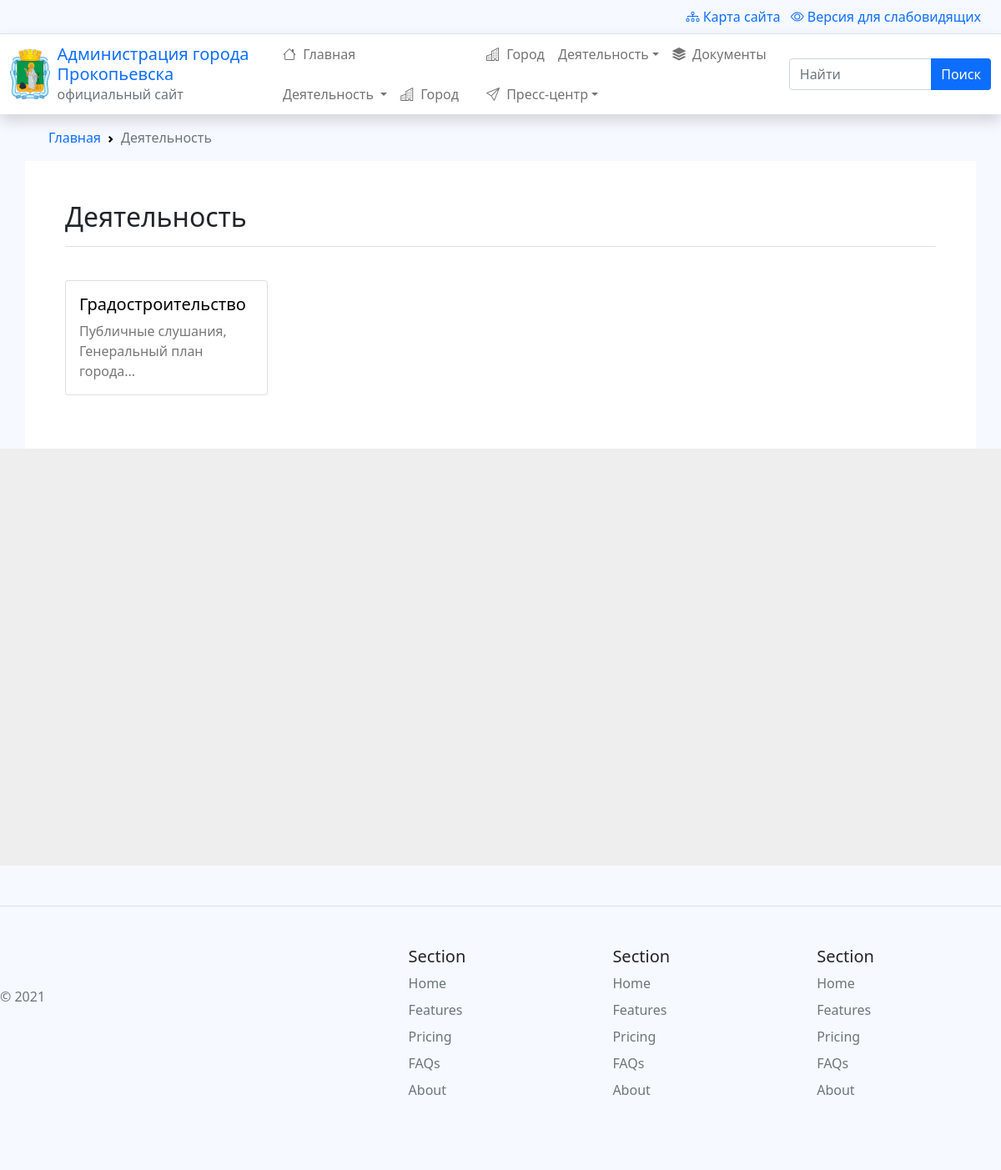
The page /activity/ on the database as committed earlier.
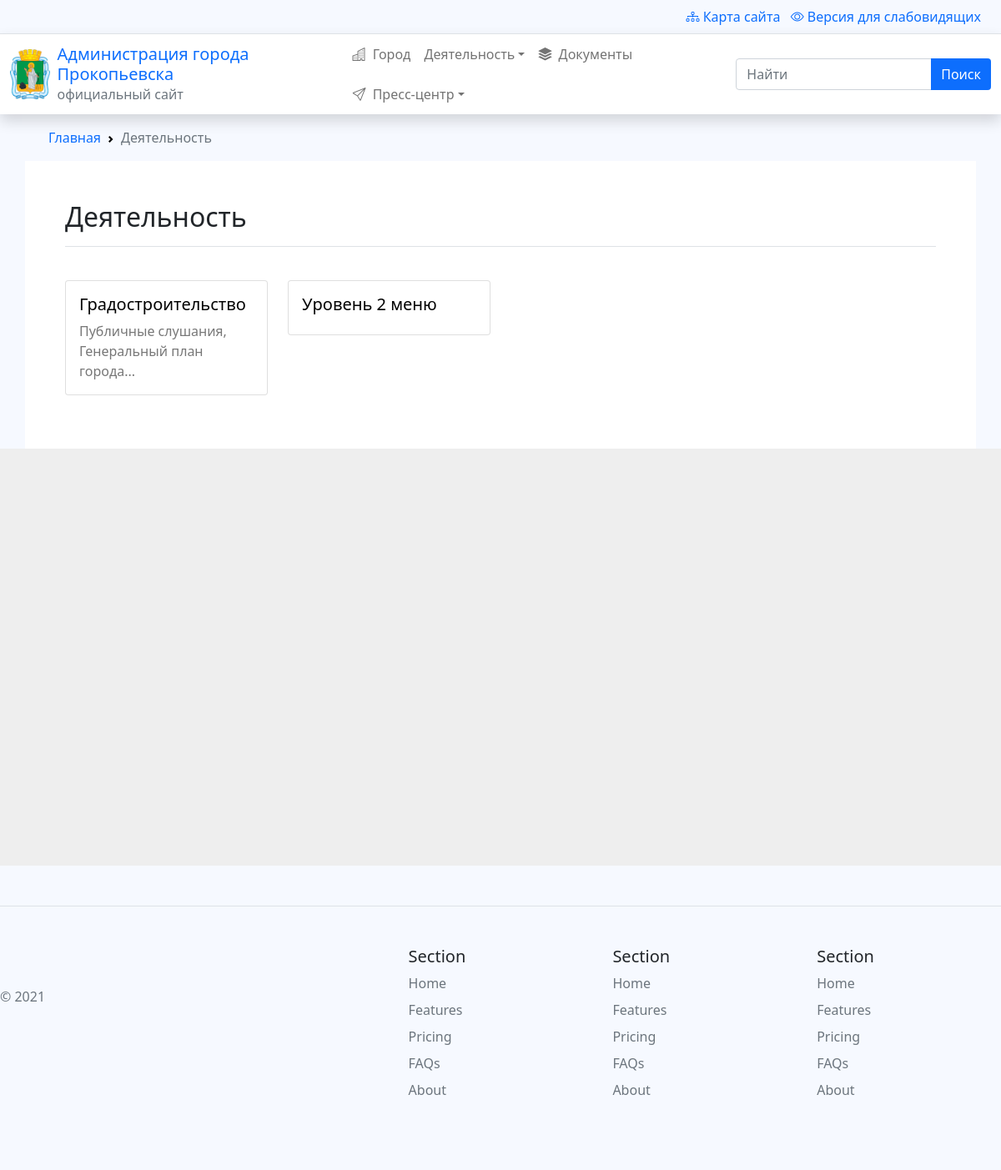
The same page on the database as committed later.
### menus/models.py (models this page shows, shortened)
class Menu(models.Model):
    title = models.CharField(max_length=100, verbose_name="Название")
    alias = models.SlugField(blank=True, unique=True,
                             max_length=100, help_text="Краткое название транслитом через тире (пример: 'kratkoe-nazvanie-translitom'). Чем короче тем лучше. Для автоматического заполнения - оставьте пустым.")
    parent = models.ForeignKey(
        'Menu', on_delete=models.CASCADE, blank=True, null=True, verbose_name="Родитель")
    level = models.PositiveSmallIntegerField(default=1, blank=True, null=True)
    is_published = models.BooleanField(default=True, verbose_name="Опубликовано")
    is_fixed = models.BooleanField(default=False, verbose_name="Зафиксировать дочерние пункты меню?",
                                   help_text="Если отмечено - дочерние пункты меню не будут раскрываться, если не отмечено -  будут.")
    icon = models.CharField(max_length=32, default="", blank=True, verbose_name="Иконка", help_text="Необязательно. Названия брать <a href='https://icons.getbootstrap.com/' target='_blank'>отсюда.</a>")
    short_description = models.CharField(max_length=100, blank=True,
        verbose_name="Краткое описание", help_text="Краткое описание содержимого меню")
    description = RichTextUploadingField(verbose_name="Описание", blank=True)
    def get_subitems(parent=None, maxlevel=None):
        if parent:
            if maxlevel:
                if parent.level >= maxlevel:
                    return None
            items = Menu.objects.filter(parent_id=parent.id, is_published=True)
        else:
            items = Menu.objects.filter(level=1, is_published=True)
        if len(items) == 0:
            return None
        result = []
        for item in items:
            result.append(
                {
                    'item':item,
                    'subitems': item.get_subitems(maxlevel=maxlevel)
                }
            )
        return result

### menus/views.py (the view)
# urls.py: path('activity/', include('menus.urls')),
def menus(request, parent=None, *args, **kwargs):
    if parent:
        current_alias = parent  # берем корневой элемент
    else:
        current_alias = list(kwargs.values())[-1]  # берем последний алиас из URL
    current_menu = Menu.objects.get(alias=current_alias)
    submenus = Menu.objects.filter(parent_id=current_menu.id)
    category = current_menu
    contents = get_content(current_menu.id)
    bc_items = [('Деятельность', 'activity')]
    for slug in list(kwargs.values()):
        bc_items.append(
            (Menu.objects.get(alias=slug).title, slug)
        )
    if contents:
        menus = None
    else:
        menus = submenus
        submenus = None
    context = {
        'data': 'normal',
        'bc_items': bc_items,
        'category': category,
        'contents': contents,
        'menus': menus,
        'submenus': submenus
    }
    if request.GET.get('data') == 'component':
        context['data'] = 'component'
        return render(request, 'menus/html_menus.html', context)
    else:
        return render(request, 'menus/block_menus.html', context)

### app/templatetags/breadcrumbs.py (called while the page is built)
@register.inclusion_tag('app/breadcrumbs.html')
def breadcrumbs(bc_items:dict):
    url_chain = ''
    breadcrumbs_items = {'Главная':''}
    breadcrumbs_items.update(bc_items)
    for key, value in breadcrumbs_items.items():
        url_chain += value + '/'
        breadcrumbs_items[key] = url_chain
    context = {
        'breadcrumbs_items' : breadcrumbs_items
    }
    return context

### menus/templatetags/render_menubar.py (called while the page is built)
@register.inclusion_tag('menus/menubar.html')
def render_menubar(maxlevel=2):
    context = {}
    context['menu_tree'] = Menu.get_subitems(parent=None, maxlevel=3)
    return context

### menus/views.py (called while the page is built)
def get_content(menu_id: int):
    has_content = False
    contents = {}
    contents['page'] = Page.objects.filter(menu_id=menu_id)
    num_contents = 0
    for content  in contents.values():
        if len(content) > 0:
            has_content = True
            num_contents += len(content)
    contents['config'] = {
        'num_contents': num_contents
    }
    if has_content:
        return contents
    else:
        return False

### menus/templates/menus/block_menus.html
{% extends 'app/base_activity.html' %}
{% block activity %}
{% include 'menus/html_menus.html' %}
{% endblock activity %}

### menus/templates/menus/menubar.html (shortened to what this page needs)
{% if menu_tree|length > 0 %}
<ul class="navbar-nav d-flex flex-wrap mr-auto mb-2 mb-lg-0 ms-auto">
    {% for level_1 in menu_tree %}
    <li class="nav-item
        {% if level_1.subitems != None %}
            dropdown
        {% endif %}
    ">
        {% if level_1.subitems != None %}
        <a class="nav-link dropdown-toggle" href="#" data-bs-toggle="dropdown"
            data-bs-auto-close="outside">
        {% else %}
        <a class="nav-link" aria-current="page" href="#">
        {% endif %}
            {% if level_1.item.icon %}
            <i class="bi bi-{{level_1.item.icon}}"></i>
            {% endif %}
            {{level_1.item.title }}
        </a>
    </li>
    {% endfor %}
</ul>
{% endif%}
<ul class="navbar-nav d-flex flex-wrap mr-auto mb-2 mb-lg-0 ms-auto">
    <li class="nav-item">
        <a class="nav-link" href="#"><i class="bi bi-building"></i> Город</a>
    </li>
    <li class="nav-item dropdown">
        <a class="nav-link dropdown-toggle" href="#" data-bs-toggle="dropdown"
            data-bs-auto-close="outside">Деятельность</a>
    </li>
    <li class="nav-item">
        <a class="nav-link" href="#"><i class="bi bi-stack"></i> Документы</a>
    </li>
    <li class="nav-item dropdown dropdown-mega position-static">
        <a class="nav-link dropdown-toggle" href="#" data-bs-toggle="dropdown"
            data-bs-auto-close="outside"><i class="bi bi-send"></i> Пресс-центр</a>
    </li>
</ul>

### menus/templates/menus/html_menus.html (shortened to what this page needs)
{% load static %}
{% load breadcrumbs %}
{% if data == 'normal' %}
<div id="component">
{% endif %}
  {% breadcrumbs bc_items %}
  {% if menus %}
  <div id="content" class="container p-5 ">
    {% if not subcategory %}
    <h2 class="border-bottom pb-3">
      {% if category %}
      {{ category.title }}
      {% endif %}
    </h2>
    {% endif %}
    <div class="row row-cols-1 row-cols-md-4 g-4 my-3">
      {% for menu in menus %}
      <div class="col">
        <div class="card" class="hover-shadow">
          <a href="
                {% if add_path %}
                    {% url 'activity' %}{{ menu.alias }}
                {% else %}
                    {{ menu.alias }}
                {% endif %}
                ">
            <div class="card-body">
              <h5 class="card-title">{{ menu.title }}</h5>
              <p class="card-text">{{ menu.short_description}}</p>
            </div>
          </a>
        </div>
      </div>
      {% endfor %}
    </div>
  </div>
  {% endif %}
{% if data == 'normal' %}
</div>
{% endif %}

Rows that differ between the two databases and show on the page:
no longer on this page (row edited): Menu: item "Главная"
no longer on one of the page's lists (row edited): Menu: item "Деятельность"
no longer on this page (row edited): Menu: item "Город"
added Menu: title "Уровень 2 меню", shown under "Деятельность"
